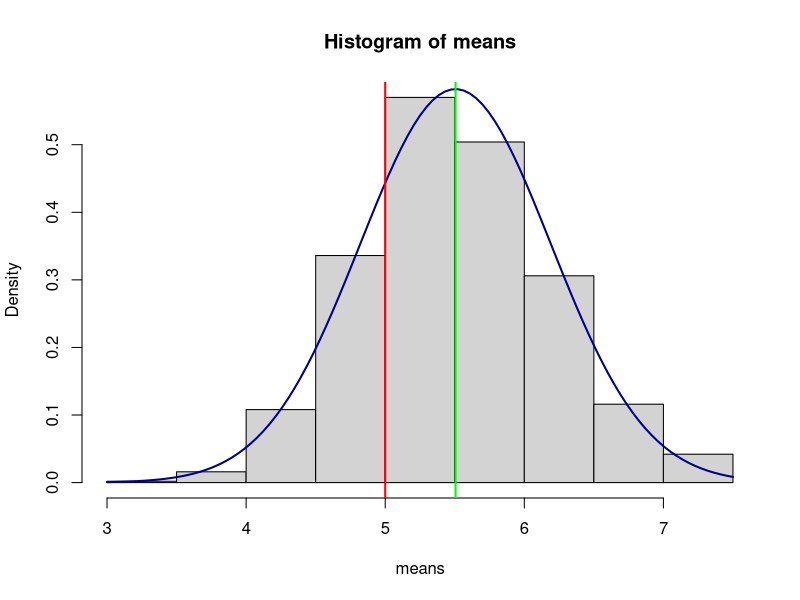
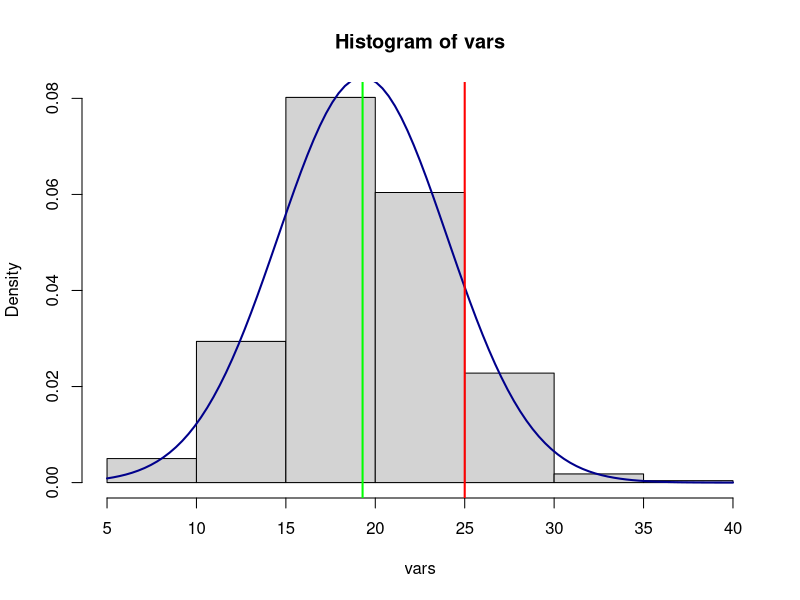

Recreate these plots in R, in order. (Note: this script raises an error after producing the figures.)
## ---- chunk 1
knitr::opts_chunk$set(echo = TRUE)
## ---- chunk 2
library(dplyr)
library(ggplot2)
## ---- chunk 3
lambda <- 0.2
mean <- sd <-  1/lambda
n <- 40
nosim <- 1000
x <- rexp(n,lambda)
## ---- chunk 4
samples <- matrix(sample(x,n*nosim,replace = T),nosim,n)
means <- apply(samples,1,mean)
vars <- apply(samples, 1, var)
## ---- chunk 5
mu0 <- mean(means)
print(c(mean,mu0))
## ---- chunk 6
print(c(sd^2,mean(vars)))
## ---- chunk 7
hist(means, probability = TRUE)
curve(dnorm(x, mean=mean(means), sd=sd(means)), col="darkblue", lwd=2, add=TRUE, yaxt="n")
abline(v = mean, col = "red", lwd = 2)
abline(v = mean(means),col = "green", lwd = 2)
## ---- chunk 8

hist(vars, probability = TRUE)
curve(dnorm(x, mean=mean(vars), sd=sd(vars)), col="darkblue", lwd=2, add=TRUE, yaxt="n")
abline(v = sd^2, col = "red", lwd = 2)
abline(v = mean(vars),col = "green", lwd = 2)
## ---- chunk 9
data("ToothGrowth")
head(ToothGrowth)
summary(ToothGrowth)
## ---- chunk 10
t.test(len ~ I(relevel(supp,2)), paired = FALSE, data = ToothGrowth)
## ---- chunk 11
tooth_mns <- ToothGrowth %>% group_by(supp,dose)  %>% summarise(mean = mean(len)) %>% print()

g <- ggplot(ToothGrowth, aes(x = dose, y = len, colour = dose, group = supp))
g <- g + geom_point()
g <- g + geom_line(tooth_mns, mapping = aes(x = dose,y = mean),linetype = 2, size = 1, color = "red") 
g <- g + facet_grid(. ~ supp) + labs(x = "Dosage", y = "Length" , title = "Comparison in supplement vs dosage")
print(g)
## ---- chunk 12
g <- ggplot(ToothGrowth, aes(x = factor(dose), y = len, fill = factor(dose)))
g <- g + geom_violin(col = "black", size = 2)
g <- g + facet_grid(. ~ supp) + labs(x = "Dosage", y = "Length" , title = "Comparison in supplement vs dosage - density")
print(g)
